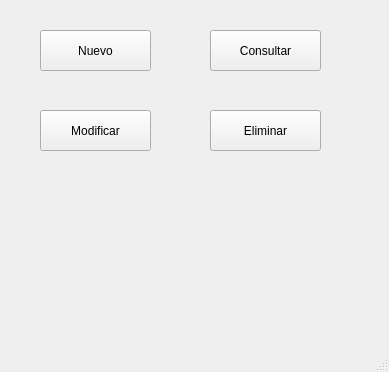
<?xml version="1.0" encoding="UTF-8"?>
<ui version="4.0">
 <class>select_operacion</class>
 <widget class="QMainWindow" name="select_operacion">
  <property name="geometry">
   <rect>
    <x>0</x>
    <y>0</y>
    <width>389</width>
    <height>372</height>
   </rect>
  </property>
  <property name="windowTitle">
   <string>MainWindow</string>
  </property>
  <widget class="QWidget" name="centralwidget">
   <widget class="QPushButton" name="create">
    <property name="geometry">
     <rect>
      <x>40</x>
      <y>30</y>
      <width>111</width>
      <height>41</height>
     </rect>
    </property>
    <property name="text">
     <string>Nuevo</string>
    </property>
   </widget>
   <widget class="QPushButton" name="read">
    <property name="geometry">
     <rect>
      <x>210</x>
      <y>30</y>
      <width>111</width>
      <height>41</height>
     </rect>
    </property>
    <property name="text">
     <string>Consultar</string>
    </property>
   </widget>
   <widget class="QPushButton" name="update">
    <property name="geometry">
     <rect>
      <x>40</x>
      <y>110</y>
      <width>111</width>
      <height>41</height>
     </rect>
    </property>
    <property name="text">
     <string>Modificar</string>
    </property>
   </widget>
   <widget class="QPushButton" name="delete_">
    <property name="geometry">
     <rect>
      <x>210</x>
      <y>110</y>
      <width>111</width>
      <height>41</height>
     </rect>
    </property>
    <property name="text">
     <string>Eliminar</string>
    </property>
   </widget>
  </widget>
  <widget class="QMenuBar" name="menubar">
   <property name="geometry">
    <rect>
     <x>0</x>
     <y>0</y>
     <width>389</width>
     <height>21</height>
    </rect>
   </property>
  </widget>
  <widget class="QStatusBar" name="statusbar"/>
 </widget>
 <resources/>
 <connections/>
</ui>
